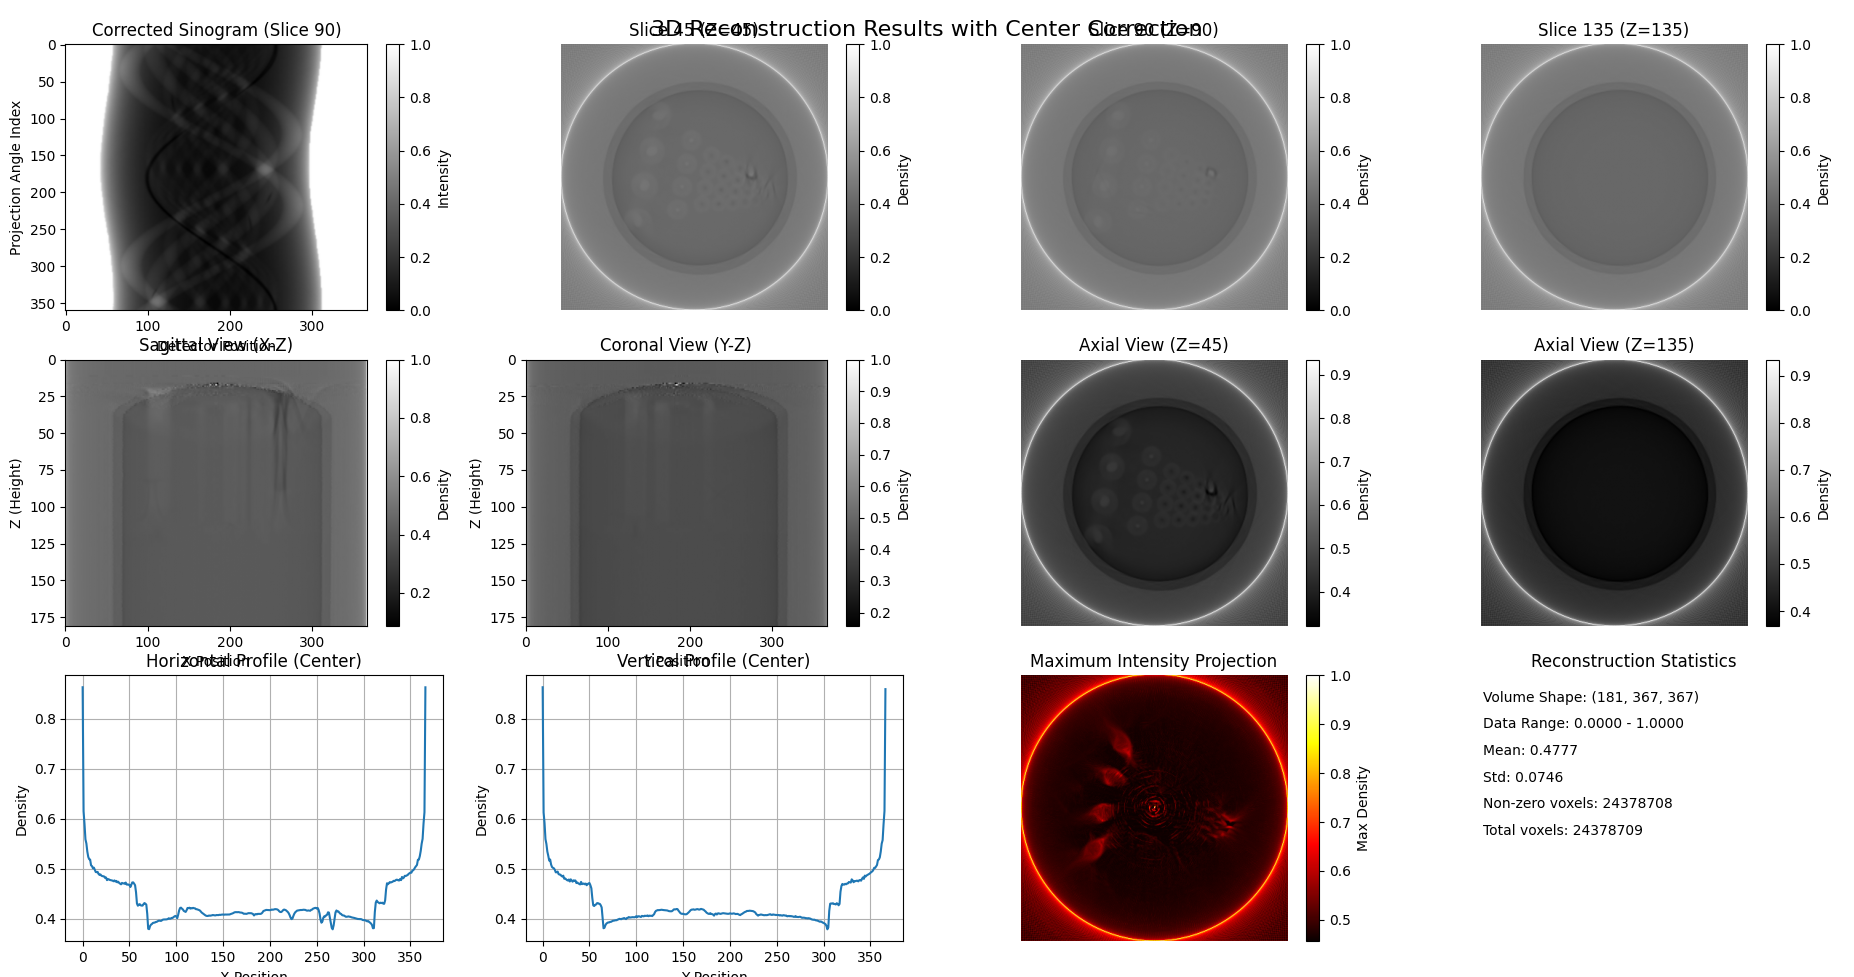

This chart was generated by the following Python code:
import numpy as np
import astra
import matplotlib.pyplot as plt
import os
import glob
from pathlib import Path
from scipy import ndimage
from scipy.optimize import minimize_scalar
import time
import re

def load_multiple_projection_files(file_pattern="./Phantom Dataset/Al phantom/1.txt", num_files=360):
    try:
        # Find all matching files
        def extract_number(filename):
            match = re.search(r'(\d+)', os.path.basename(filename))
            return int(match.group(1)) if match else -1

        file_list = sorted(glob.glob(file_pattern), key=extract_number)
        
        if len(file_list) == 0:
            raise FileNotFoundError(f"No files found matching pattern: {file_pattern}")
        
        print(f"Found {len(file_list)} files")
        
        # Load first file to get dimensions
        first_file_data = np.loadtxt(file_list[0])
        if first_file_data.ndim == 1:
            first_file_data = first_file_data.reshape(1, -1)
        
        num_rows, num_cols = first_file_data.shape
        num_angles = len(file_list)
        
        # Initialize projection array: (height, angles, detector_width)
        projections = np.zeros((num_rows, num_angles, num_cols), dtype=np.float32)
        
        # Load all files with progress bar
        print("Loading projection files:")
        for i, filename in enumerate(file_list):
            if i % 10 == 0 or i == len(file_list)-1:
                print(f"\rProgress: {i+1}/{len(file_list)} files loaded", end="", flush=True)
            
            data = np.loadtxt(filename)
            
            if data.ndim == 1:
                data = data.reshape(1, -1)
            
            # Check dimensions match
            if data.shape != (num_rows, num_cols):
                print(f"\nWarning: File {filename} has different dimensions: {data.shape}")
                # Try to handle mismatched dimensions by resizing or padding
                if data.shape[1] == num_cols:
                    # Only height differs - take first num_rows or pad with zeros
                    if data.shape[0] > num_rows:
                        data = data[:num_rows, :]
                    else:
                        padded = np.zeros((num_rows, num_cols))
                        padded[:data.shape[0], :] = data
                        data = padded
                else:
                    print("Skipping file due to incompatible dimensions")
                    continue
                    
            projections[:, i, :] = data
        
        print(f"\nFinal projection data shape: {projections.shape}")
        print(f"Data range: min={projections.min():.2f}, max={projections.max():.2f}, mean={projections.mean():.2f}")
        
        return projections
    
    except Exception as e:
        print(f"\nError loading projection files: {e}")
        import traceback
        traceback.print_exc()
        return None

def find_center_of_rotation(sinogram, angles=None):
    """
    Find the center of rotation using cross-correlation method.
    This helps correct the curved sinogram pattern.
    """
    print("Finding center of rotation...")
    
    if angles is None:
        angles = np.linspace(0, np.pi, sinogram.shape[0], False)
    
    # Find pairs of projections that are 180 degrees apart
    def center_metric(shift):
        shifted_sino = np.zeros_like(sinogram)
        detector_width = sinogram.shape[1]
        
        for i in range(sinogram.shape[0]):
            # Apply shift to each projection
            shift_pixels = int(round(shift))
            if shift_pixels > 0:
                shifted_sino[i, shift_pixels:] = sinogram[i, :-shift_pixels]
            elif shift_pixels < 0:
                shifted_sino[i, :shift_pixels] = sinogram[i, -shift_pixels:]
            else:
                shifted_sino[i] = sinogram[i]
        
        # Calculate metric - for 180-degree pairs, projections should be similar when flipped
        metric = 0
        count = 0
        for i in range(len(angles)):
            # Find closest angle to current + pi
            target_angle = (angles[i] + np.pi) % (2 * np.pi)
            closest_idx = np.argmin(np.abs(angles - target_angle))
            
            if abs(angles[closest_idx] - target_angle) < 0.1:  # Close enough
                proj1 = shifted_sino[i]
                proj2 = np.flip(shifted_sino[closest_idx])  # Flip for 180-degree pair
                
                # Correlation coefficient
                if np.std(proj1) > 0 and np.std(proj2) > 0:
                    corr = np.corrcoef(proj1, proj2)[0, 1]
                    if not np.isnan(corr):
                        metric += corr
                        count += 1
        
        return -metric / max(count, 1)  # Negative because we want to maximize correlation
    
    # Search for optimal shift
    detector_width = sinogram.shape[1]
    search_range = detector_width // 4
    
    result = minimize_scalar(center_metric, 
                           bounds=(-search_range, search_range), 
                           method='bounded')
    
    optimal_shift = result.x
    center_offset = detector_width // 2 + optimal_shift
    
    print(f"Detected center offset: {optimal_shift:.2f} pixels")
    print(f"Center of rotation: {center_offset:.2f}")
    
    return optimal_shift

def apply_center_correction(projections, center_shift):
    """
    Apply center of rotation correction to all projections.
    """
    print(f"Applying center correction with shift: {center_shift:.2f} pixels")
    
    height, num_angles, detector_width = projections.shape
    corrected_projections = np.zeros_like(projections)
    
    shift_pixels = int(round(center_shift))
    
    for h in range(height):
        for i in range(num_angles):
            if shift_pixels > 0:
                corrected_projections[h, i, shift_pixels:] = projections[h, i, :-shift_pixels]
            elif shift_pixels < 0:
                corrected_projections[h, i, :shift_pixels] = projections[h, i, -shift_pixels:]
            else:
                corrected_projections[h, i] = projections[h, i]
    
    return corrected_projections

def preprocess_projection_data(projections, apply_cor_correction=True):
    """Enhanced preprocessing with center of rotation correction."""
    print("\nPreprocessing projection data...")
    
    projections = projections.astype(np.float32)
    
    # Normalize data
    data_max = projections.max()
    if data_max > 60000:  # Likely 16-bit data
        print("Normalizing 16-bit data...")
        projections = projections / 65535.0
    elif data_max > 1.0:
        print("Normalizing data to [0,1] range...")
        projections = projections / data_max
    
    # Apply center of rotation correction
    if apply_cor_correction:
        # Use middle slice for center detection
        mid_slice = projections.shape[0] // 2
        sample_sinogram = projections[mid_slice, :, :]
        
        center_shift = find_center_of_rotation(sample_sinogram)
        projections = apply_center_correction(projections, center_shift)
    
    # Apply mild Gaussian filtering to reduce noise
    print("Applying noise reduction...")
    for i in range(projections.shape[0]):
        projections[i] = ndimage.gaussian_filter(projections[i], sigma=0.8)
    
    # Enhanced normalization - per slice to account for varying intensity
    print("Applying enhanced normalization...")
    for i in range(projections.shape[0]):
        slice_data = projections[i]
        if slice_data.max() > slice_data.min():
            projections[i] = (slice_data - slice_data.min()) / (slice_data.max() - slice_data.min())
    
    return projections

def reconstruct_3d_parallel_beam(projections, angles=None):
    """
    Reconstruct 3D volume from projection data with proper dimension handling.
    CPU-only: no GPU code.
    """
    height, num_angles, detector_width = projections.shape
    
    if angles is None:
        angles = np.linspace(0, 2*np.pi, num_angles, False)  # Full 360 degrees
    
    print(f"\nStarting 3D reconstruction with {num_angles} angles...")
    print(f"Volume dimensions: {detector_width}x{detector_width}x{height}")
    print(f"Projection data shape: {projections.shape}")
    print(f"Angle range: {np.degrees(angles[0]):.1f}° to {np.degrees(angles[-1]):.1f}°")
    
    # Use CPU slice-by-slice reconstruction
    return reconstruct_slice_by_slice(projections, angles)

def reconstruct_slice_by_slice(projections, angles):
    """Enhanced slice-by-slice reconstruction with better parameters and fallback options."""
    height, num_angles, detector_width = projections.shape
    
    reconstruction = np.zeros((height, detector_width, detector_width), dtype=np.float32)
    
    # Create 2D geometry with proper scaling
    vol_geom = astra.create_vol_geom(detector_width, detector_width)
    proj_geom = astra.create_proj_geom('parallel', 1.0, detector_width, angles)
    
    print(f"Reconstructing {height} slices:")
    print(f"Expected sinogram shape per slice: ({num_angles}, {detector_width})")
    
    # Try different CPU-only reconstruction methods in order of preference
    methods_to_try = [
        ('FBP', 'line'),           # CPU FBP with line projector
        ('FBP', 'linear'),         # CPU FBP with linear projector (alternative)
        ('SIRT', 'line'),          # CPU SIRT with projector
        ('ART', 'line')            # CPU ART with projector (fallback)
    ]
    
    successful_method = None
    projector_id = None
    
    # Test which method works
    for method_name, projector_type in methods_to_try:
        try:
            print(f"\nTrying reconstruction method: {method_name}")
            
            # Create test data for first slice
            test_sinogram = projections[0, :, :]
            proj_id = astra.data2d.create('-sino', proj_geom, test_sinogram)
            rec_id = astra.data2d.create('-vol', vol_geom)
            
            if 'CUDA' in method_name:
                # GPU methods don't need projector
                cfg = astra.astra_dict(method_name)
                cfg['ReconstructionDataId'] = rec_id
                cfg['ProjectionDataId'] = proj_id
                if method_name == 'FBP_CUDA':
                    cfg['FilterType'] = 'Ram-Lak'
            else:
                # CPU methods need projector
                if projector_id is None:
                    projector_id = astra.create_projector(projector_type, proj_geom, vol_geom)
                
                cfg = astra.astra_dict(method_name)
                cfg['ReconstructionDataId'] = rec_id
                cfg['ProjectionDataId'] = proj_id
                cfg['ProjectorId'] = projector_id
                
                if method_name == 'FBP':
                    cfg['FilterType'] = 'Ram-Lak'
            
            # Test algorithm creation
            alg_id = astra.algorithm.create(cfg)
            astra.algorithm.run(alg_id, 1)  # Run 1 iteration for test
            
            # If we get here, the method works
            successful_method = (method_name, projector_type)
            print(f"Successfully using method: {method_name}")
            
            # Clean up test
            astra.algorithm.delete(alg_id)
            astra.data2d.delete(rec_id)
            astra.data2d.delete(proj_id)
            break
            
        except Exception as e:
            print(f"Method {method_name} failed: {str(e)}")
            # Clean up failed test
            try:
                astra.algorithm.delete(alg_id)
            except:
                pass
            try:
                astra.data2d.delete(rec_id)
            except:
                pass
            try:
                astra.data2d.delete(proj_id)
            except:
                pass
            continue
    
    if successful_method is None:
        raise RuntimeError("No reconstruction method worked. Check ASTRA installation.")
    
    method_name, projector_type = successful_method
    
    # Now reconstruct all slices using the successful method
    for slice_idx in range(height):
        if slice_idx % 5 == 0 or slice_idx == height-1:
            print(f"\rProgress: {slice_idx+1}/{height} slices", end="", flush=True)
        
        sinogram = projections[slice_idx, :, :]  # Shape: (num_angles, detector_width)
        
        if sinogram.shape != (num_angles, detector_width):
            print(f"\nError: Sinogram dimensions {sinogram.shape} do not match expected ({num_angles}, {detector_width})")
            continue
        
        proj_id = astra.data2d.create('-sino', proj_geom, sinogram)
        rec_id = astra.data2d.create('-vol', vol_geom)
        
        if 'CUDA' in method_name:
            # GPU methods
            cfg = astra.astra_dict(method_name)
            cfg['ReconstructionDataId'] = rec_id
            cfg['ProjectionDataId'] = proj_id
            if method_name == 'FBP_CUDA':
                cfg['FilterType'] = 'Ram-Lak'
            iterations = 1 if 'FBP' in method_name else 150
        else:
            # CPU methods
            cfg = astra.astra_dict(method_name)
            cfg['ReconstructionDataId'] = rec_id
            cfg['ProjectionDataId'] = proj_id
            cfg['ProjectorId'] = projector_id
            
            if method_name == 'FBP':
                cfg['FilterType'] = 'Ram-Lak'
            iterations = 1 if method_name == 'FBP' else 100
        
        alg_id = astra.algorithm.create(cfg)
        astra.algorithm.run(alg_id, iterations)
        
        reconstruction[slice_idx] = astra.data2d.get(rec_id)
        
        # Clean up for this slice
        astra.algorithm.delete(alg_id)
        astra.data2d.delete(rec_id)
        astra.data2d.delete(proj_id)
    
    # Clean up projector if created
    if projector_id is not None:
        astra.projector.delete(projector_id)
    
    print()  # New line after progress
    return reconstruction

def visualize_3d_results(projections, reconstruction):
    """Enhanced visualization showing before/after correction."""
    height, num_angles, detector_width = projections.shape
    
    # Normalize reconstruction for display
    reconstruction = (reconstruction - reconstruction.min()) / (reconstruction.max() - reconstruction.min())
    
    plt.figure(figsize=(20, 16))
    plt.suptitle("3D Reconstruction Results with Center Correction", fontsize=16, y=0.98)
    
    # Sample sinogram (corrected)
    plt.subplot(3, 4, 1)
    mid_slice = height // 2
    plt.imshow(projections[mid_slice, :, :], cmap='gray', aspect='auto')
    plt.title(f'Corrected Sinogram (Slice {mid_slice})')
    plt.xlabel('Detector Position')
    plt.ylabel('Projection Angle Index')
    plt.colorbar(label='Intensity')
    
    # Reconstructed slices at different heights
    slice_positions = [height//4, height//2, 3*height//4]
    for i, pos in enumerate(slice_positions):
        plt.subplot(3, 4, i+2)
        plt.imshow(reconstruction[pos, :, :], cmap='gray', vmin=0, vmax=1)
        plt.title(f'Slice {pos} (Z={pos})')
        plt.axis('off')
        plt.colorbar(label='Density')
    
    # Cross-sectional views
    plt.subplot(3, 4, 5)
    sagittal = reconstruction[:, detector_width//2, :]
    plt.imshow(sagittal, cmap='gray', aspect='auto', 
               extent=[0, detector_width, height, 0])
    plt.title('Sagittal View (X-Z)')
    plt.xlabel('X Position')
    plt.ylabel('Z (Height)')
    plt.colorbar(label='Density')
    
    plt.subplot(3, 4, 6)  
    coronal = reconstruction[:, :, detector_width//2]
    plt.imshow(coronal, cmap='gray', aspect='auto',
               extent=[0, detector_width, height, 0])
    plt.title('Coronal View (Y-Z)')
    plt.xlabel('Y Position')
    plt.ylabel('Z (Height)')
    plt.colorbar(label='Density')
    
    # Axial view at different Z positions
    plt.subplot(3, 4, 7)
    plt.imshow(reconstruction[height//4, :, :], cmap='gray')
    plt.title(f'Axial View (Z={height//4})')
    plt.axis('off')
    plt.colorbar(label='Density')
    
    plt.subplot(3, 4, 8)
    plt.imshow(reconstruction[3*height//4, :, :], cmap='gray')
    plt.title(f'Axial View (Z={3*height//4})')
    plt.axis('off')
    plt.colorbar(label='Density')
    
    # Profile plots
    plt.subplot(3, 4, 9)
    center_slice = reconstruction[height//2, :, :]
    center_profile = center_slice[detector_width//2, :]
    plt.plot(center_profile)
    plt.title('Horizontal Profile (Center)')
    plt.xlabel('X Position')
    plt.ylabel('Density')
    plt.grid(True)
    
    plt.subplot(3, 4, 10)
    vertical_profile = center_slice[:, detector_width//2]
    plt.plot(vertical_profile)
    plt.title('Vertical Profile (Center)')
    plt.xlabel('Y Position')
    plt.ylabel('Density')
    plt.grid(True)
    
    # 3D visualization preview
    plt.subplot(3, 4, 11)
    # Create a maximum intensity projection
    mip = np.max(reconstruction, axis=0)
    plt.imshow(mip, cmap='hot')
    plt.title('Maximum Intensity Projection')
    plt.axis('off')
    plt.colorbar(label='Max Density')
    
    # Statistics
    plt.subplot(3, 4, 12)
    plt.text(0.1, 0.9, f'Volume Shape: {reconstruction.shape}', transform=plt.gca().transAxes)
    plt.text(0.1, 0.8, f'Data Range: {reconstruction.min():.4f} - {reconstruction.max():.4f}', transform=plt.gca().transAxes)
    plt.text(0.1, 0.7, f'Mean: {reconstruction.mean():.4f}', transform=plt.gca().transAxes)
    plt.text(0.1, 0.6, f'Std: {reconstruction.std():.4f}', transform=plt.gca().transAxes)
    plt.text(0.1, 0.5, f'Non-zero voxels: {np.count_nonzero(reconstruction)}', transform=plt.gca().transAxes)
    plt.text(0.1, 0.4, f'Total voxels: {reconstruction.size}', transform=plt.gca().transAxes)
    plt.title('Reconstruction Statistics')
    plt.axis('off')
    
    plt.tight_layout()
    plt.show()

def save_reconstruction(reconstruction, output_dir='reconstruction_output'):
    """Enhanced saving with metadata and multiple formats."""
    os.makedirs(output_dir, exist_ok=True)
    
    # Save full volume
    np.save(os.path.join(output_dir, 'reconstruction_3d.npy'), reconstruction)
    
    # Save metadata
    with open(os.path.join(output_dir, 'metadata.txt'), 'w') as f:
        f.write(f"Reconstruction dimensions: {reconstruction.shape}\n")
        f.write(f"Data range: min={reconstruction.min():.6f}, max={reconstruction.max():.6f}\n")
        f.write(f"Mean: {reconstruction.mean():.6f}, Std: {reconstruction.std():.6f}\n")
        f.write(f"Data type: {reconstruction.dtype}\n")
        f.write(f"Non-zero voxels: {np.count_nonzero(reconstruction)}\n")
        f.write(f"Total voxels: {reconstruction.size}\n")
    
    # Save individual slices
    slice_dir = os.path.join(output_dir, 'slices')
    os.makedirs(slice_dir, exist_ok=True)
    print(f"\nSaving slices to {slice_dir}:")
    
    for i in range(reconstruction.shape[0]):
        if i % 10 == 0 or i == reconstruction.shape[0]-1:
            print(f"\rProgress: {i+1}/{reconstruction.shape[0]} slices", end="", flush=True)
        
        slice_img = reconstruction[i, :, :]
        # Normalize each slice individually for better contrast
        if slice_img.max() > slice_img.min():
            slice_img = (slice_img - slice_img.min()) / (slice_img.max() - slice_img.min())
        slice_img = (255 * slice_img).astype(np.uint8)
        
        plt.imsave(os.path.join(slice_dir, f'slice_{i:03d}.png'), slice_img, cmap='gray')
    
    print("\nSaving complete.")

def main():
    """Enhanced main workflow with center correction."""
    print("=" * 70)
    print("Enhanced 3D CT Reconstruction with Center of Rotation Correction")
    print("=" * 70)
    
    params = {
        'file_pattern': "./Phantom Dataset/Al phantom/*.txt",
        'expected_projections': 360,
        'output_dir': 'reconstruction_results_corrected'
    }
    
    try:
        # Load projection data
        projections = load_multiple_projection_files(
            file_pattern=params['file_pattern'],
            num_files=params['expected_projections'])
        
        if projections is None:
            return None
        
        # Preprocess with center correction
        projections = preprocess_projection_data(projections, apply_cor_correction=True)
        
        # Reconstruct
        reconstruction = reconstruct_3d_parallel_beam(projections)
        
        # Visualize results
        visualize_3d_results(projections, reconstruction)
        
        # Save results
        save_reconstruction(reconstruction, params['output_dir'])
        
        print("\nReconstruction completed successfully!")
        print(f"Final volume shape: {reconstruction.shape}")
        print(f"Data range: {reconstruction.min():.6f} to {reconstruction.max():.6f}")
        
        return reconstruction
        
    except Exception as e:
        print(f"\nError during reconstruction: {e}")
        import traceback
        traceback.print_exc()
        return None

if __name__ == "__main__":
    start_time = time.time()
    volume = main()
    duration = time.time() - start_time
    print(f"\nTotal execution time: {duration:.2f} seconds")
